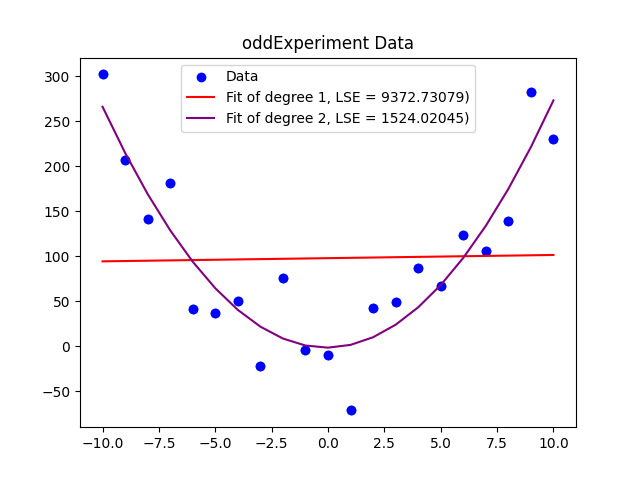

Write Python code to recreate this figure.
import matplotlib.pyplot as plt
import numpy as np

# 讀完的資料會長這樣
#[301.8267195898913, 206.48068590297993, ...........139.43161572804308, 281.7900813768265, 229.67424006279856]
#[-10, -9, ................. 9, 10]
y_list=[]
x_list=[]
with open('OddExperiment.txt', 'r') as f:
    count=0
    for line in f :
        a=line 
        if count !=0 :
            a_split=a.split()
            y_list.append( float(a_split[0]) )
            x_list.append( float(a_split[1]) )
        count+=1
        #for i in range(1,)
print (y_list)
print (x_list)


#將資料點利用plt.scatter繪製出來
y = y_list
x = x_list
plt.scatter(x,y)
plt.title('oddExperiment Data')
#plt.xlabel('x')
#plt.ylabel('y')


# 擬合一階多項式（線性擬合）
coefficients_linear = np.polyfit(x, y, 1)
first_degree_polynomial = np.poly1d(coefficients_linear)

# 擬合二階多項式
coefficients_quadratic = np.polyfit(x, y, 2)
second_degree_polynomial = np.poly1d(coefficients_quadratic)

# 計算一階多項式和二階多項式的最小平方法誤差
mse_linear = np.mean((first_degree_polynomial(x) - y)**2)
mse_quadratic = np.mean((second_degree_polynomial(x) - y)**2)

# 繪製資料點和擬合多項式
plt.scatter(x, y, label='Data',  color='blue')
plt.plot(x, first_degree_polynomial(x), label=f'Fit of degree 1, LSE = {mse_linear:.5f})',  color='red')
plt.plot(x, second_degree_polynomial(x), label=f'Fit of degree 2, LSE = {mse_quadratic:.5f})',  color='purple')

plt.legend()

plt.savefig('lab12_plus.png')

plt.show()